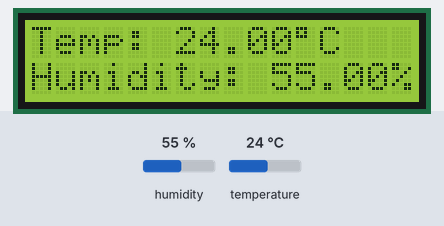
This sketch was run on a simulated Arduino Uno, built with avr-gcc and run on an emulated ATmega328P. Shown: 16×2 character LCD. Inputs (shaded band) come from the test bench; at power-on: humidity 55 %, temperature 24 °C.

Above: at 1.2 s.
1.3 s: humidity set to 22 %
At 4.4 s:
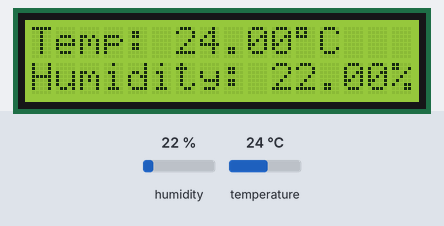
5.2 s: temperature set to 12 °C
At 6.5 s:
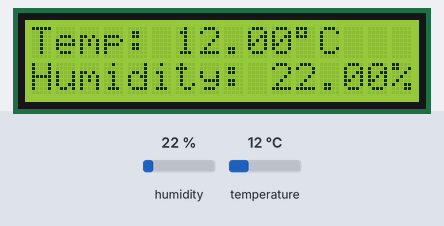
9.1 s: humidity set to 40 %
At 9.8 s:
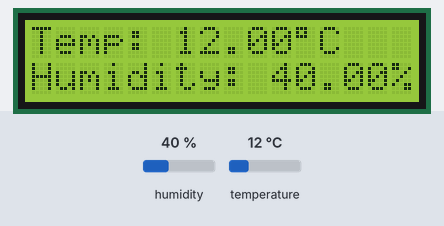
13.0 s: temperature set to 19 °C
At 16.4 s:
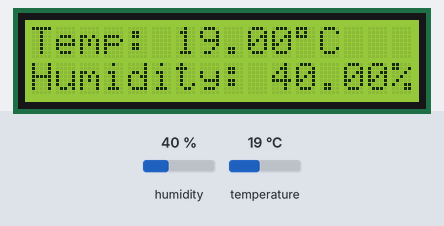
Timing chart, 0 to 17.9 s (numbered marks = the images above; inputs shaded):
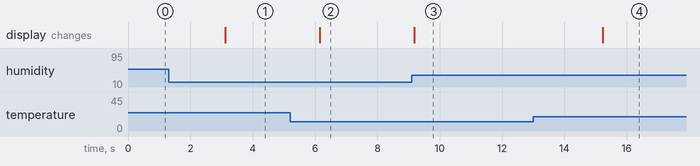

The sketch:

lcd.ino
```cpp
//Currently just reads temp and humidity and outputs on lcd with a series of delays even though it should be done once per minute later
//can we use lcd.print()? is that acceptable library function?

#include <dht.h> //install the DHTLib library
dht DHT;
#define DHT11_PIN 12

#include <LiquidCrystal.h>

// LCD pins <--> Arduino pins
const int RS = 6, EN = 7, D4 = 2, D5 = 3, D6 = 4, D7 = 5;

LiquidCrystal lcd(RS, EN, D4, D5, D6, D7);

void lcdDisplay();
void tempSensor();

void setup(){
  Serial.begin(9600);
  lcd.begin(16,2); //setup cols and rows
}

void loop(){
  lcdDisplay();
  delay(1000);
}

void lcdDisplay(){
  tempSensor();
  delay(1000);
}

void tempSensor(){
    int chk = DHT.read11(DHT11_PIN);
    lcd.setCursor(0,0);
    lcd.print("Temp: ");
    lcd.print(DHT.temperature);
    lcd.print((char)223);
    lcd.print("C");
    lcd.setCursor(0,1);
    lcd.print("Humidity: ");
    lcd.print(DHT.humidity);
    lcd.print("%");
    delay(1000);
}
```

Measured:
- after the input at 1.3 s, the display: changes after 1.8 s (image 1)
- after the input at 5.2 s, the display: changes after 0.95 s (image 2)
- after the input at 9.1 s, the display: changes after 0.07 s (image 3)
- after the input at 13.0 s, the display: changes after 2.2 s (image 4)
